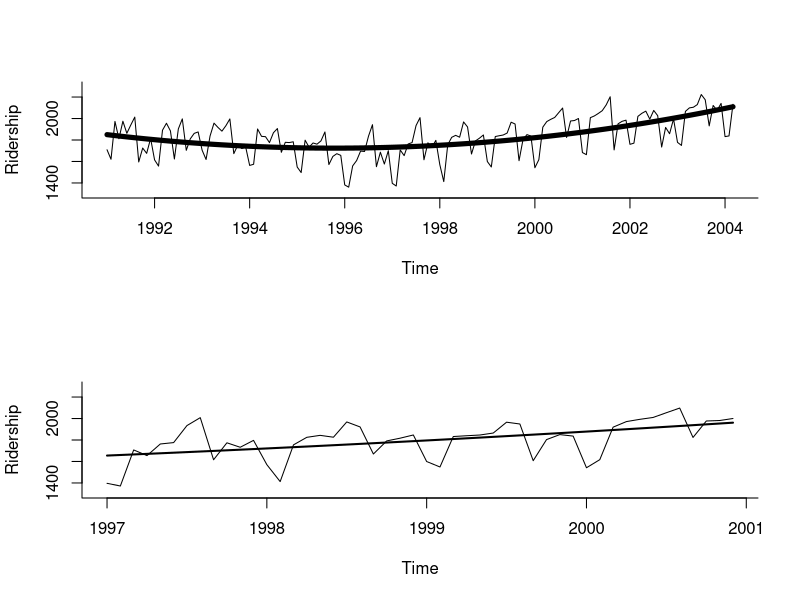

Generate this figure with R:
library(forecast)

Amtrak.data <- read.csv("Amtrak data.csv")

# ts() creates a time series object
ridership.ts <- ts(Amtrak.data$Ridership,
                   start = c(1991,1),
                   end = c(2004, 3),
                   freq = 12)

# tslm() adds a linear regression to a time series object, output is "lm" object
# In this case, we apply a quadratic trend using "trend + I(trend^2)"
# y is ridership.ts values
# x is quadratic function usingtime period (1,2,3...max(time period)) and its square
# I() treats square of trend "as is", i.e. prevents use as formula operators
# and forces "+", "-", "*" and "^" to be treated as simple arithmetical operators
ridership.lm <- tslm(ridership.ts ~ trend + I(trend^2))

# par() used to modify graphical parameter settings
# In this case, it divides screen in upper and lower sections to fit two graphs
par(mfrow = c(2, 1))

# Figure 2-6
plot(ridership.ts, xlab = "Time", ylab = "Ridership", ylim = c(1300, 2300),
     bty = "l")
lines(ridership.lm$fitted, lwd = 5) #  lwd is line width

# Use the stats::window to get subset of a class 'ts' object
ridership.ts.zoom <- window(ridership.ts, start = c(1997, 1), end = c(2000, 12))
plot(ridership.ts.zoom, xlab = "Time", ylab = "Ridership", ylim = c(1300, 2300),
     bty = "l")
ridership.lm.zoom <- tslm(ridership.ts.zoom ~ trend + I(trend^2))
lines(ridership.lm.zoom$fitted, lwd = 2)
